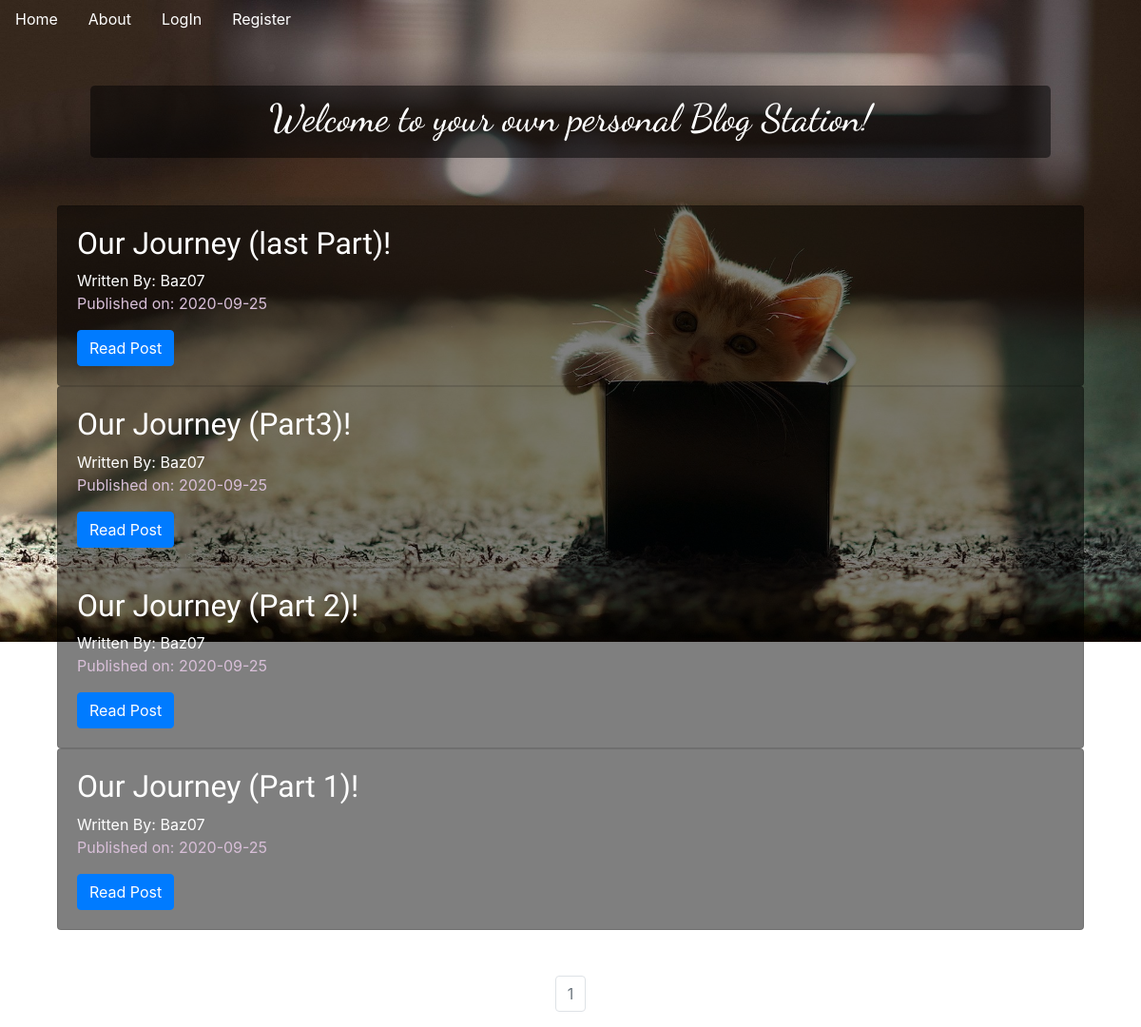
The page / on the database its author committed.
### companyblog/models.py (models this page shows, shortened)
class BlogPost(db.Model):
    users = db.relationship(User)
    id = db.Column(db.Integer, primary_key=True)
    user_id = db.Column(db.Integer, db.ForeignKey('users.id'), nullable=False) ## users: Table name
    date = db.Column(db.DateTime, nullable = False, default = datetime.utcnow)
    title = db.Column(db.String(100), nullable = False)
    text = db.Column(db.Text, nullable= False)

class User(db.Model, UserMixin): ## UserMixin For Login
    __tablename__ = "users"
    id = db.Column(db.Integer, primary_key = True)
    profile_image = db.Column(db.String(64), nullable=False, default = 'default_profile.png')
    email = db.Column(db.String(64), unique = True, index =True)
    username = db.Column(db.String(64), unique = True, index = True)
    password_hash = db.Column(db.String(128))
    posts = db.relationship('BlogPost', backref = "author", lazy=True)

### companyblog/core/views.py (the view)
@core.route('/')
def index():
    page = request.args.get('page', 1, type=int)
    blog_posts = BlogPost.query.order_by(BlogPost.date.desc()).paginate(page=page, per_page=5)
    return render_template('index.html', blog_posts = blog_posts)

### companyblog/templates/index.html (shortened to what this page needs)
{% extends "base.html" %}
{% block content %}
<div class = "jumbotron" id="main_heading">
    <h1>Welcome to your own personal Blog Station!</h1>
</div>
<div class = "container">
    {% for post in blog_posts.items %}
    <div class = "card">
        <div class="card-body">
            <h2> <a class=  "card-title" id = "heading" href="{{url_for('blog_posts.blog_post', blog_post_id = post.id)}}">{{post.title}}</a></h2>
            <a href="{{url_for('users.user_posts', username = post.author.username)}}">Written By: {{post.author.username}}</a>
            <p>Published on: {{post.date.strftime('%Y-%m-%d')}}</p>
            <a class="btn btn-primary" href="{{url_for('blog_posts.blog_post', blog_post_id = post.id)}}">Read Post</a>
        </div>
    </div>
    {% endfor %}
</div>
<br>
<br>
<nav aria-label = "Page Navigation Example">
    <ul class = "pagination justify-content-center">
        {% for page_num in blog_posts.iter_pages(left_edge=1, right_edge=1, left_current=1, right_current=2) %}
            {% if blog_posts.page == page_num %}
            <li class = "page-item disabled">
                <a class = "page-link" href="url_for('core.index', page= page_num)">{{page_num}}</a>
            </li>
            {% else %}
            <li class = "page-item">
                <a class = "page-link" href="url_for('core.index', page= page_num)">{{page_num}}</a>
            </li>
            {% endif %}
        {% endfor %}
    </ul>
</nav>
{% endblock %}

### companyblog/templates/base.html (shortened to what this page needs)
<!DOCTYPE html>
<html lang="en">
<head>
    <link rel="stylesheet" href="https://maxcdn.bootstrapcdn.com/bootstrap/4.0.0/css/bootstrap.min.css">
</head>
<body>
    <ul class ='nav'>
        <li class = 'nav-link'>
            <a href="{{url_for('core.index')}}">Home</a>
        </li>
        <li class = 'nav-link'>
            <a href="{{url_for('core.info')}}">About</a>
        </li>
        {% if current_user.is_authenticated %}
        <li class = 'nav-link'>
            <a href="{{url_for('users.logout')}}">Logout</a>
        </li>
        <li class = 'nav-link'>
            <a href="{{url_for('users.account')}}">Account</a>
        </li>
        <li class = 'nav-link'>
            <a href="{{url_for('blog_posts.create_post')}}">Create Post</a>
        </li>
        {% else %}
        <li class = 'nav-link'>
            <a href="{{url_for('users.login')}}">LogIn</a>
        </li>
        <li class = 'nav-link'>
            <a href="{{url_for('users.register')}}">Register</a>
        </li>
        {% endif %}
    </ul>
    <div class = "container">
        {% block content %}
        {% endblock %}
    </div>
</body>
</html>

### companyblog/templates/base.html (style rules this page uses)
body { background-image: url(../static/4.jpg); background-repeat: no-repeat; background-attachment: fixed; background-size: 100%; }
a { color: white; }

### companyblog/templates/index.html (style rules this page uses)
#main_heading { color: white; text-align:center; background: #7f7f7f; background: rgba(0,0,0,0.5); margin: 50px; font-family: 'Dancing Script', cursive; }
.jumbotron { padding-top: 10px; padding-bottom: 10px; }
#heading { color: white; font-family: 'Caveat', cursive; font-family: 'Dancing Script', cursive; font-family: 'Parisienne', cursive; font-family: 'Special Elite', cursive; }
.card { background: #7f7f7f; background: rgba(0,0,0,0.5); color: thistle; }

### rows shown on the page
BlogPost: title "Our Journey (last Part)!", author.username "Baz07", date "2020-09-25"
BlogPost: title "Our Journey (Part3)!", author.username "Baz07", date "2020-09-25"
BlogPost: title "Our Journey (Part 2)!", author.username "Baz07", date "2020-09-25"
BlogPost: title "Our Journey (Part 1)!", author.username "Baz07", date "2020-09-25"

### other values the page prints
{{ page_num }} "1"
